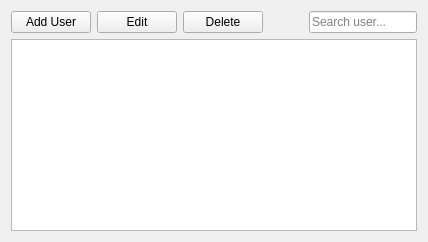
<?xml version="1.0" encoding="UTF-8"?>
<ui version="4.0">
 <class>UsersViewForm</class>
 <widget class="QWidget" name="UsersViewForm">
  <property name="windowTitle">
   <string>Users</string>
  </property>
  <layout class="QVBoxLayout" name="verticalLayout_root">
   <item>
    <layout class="QHBoxLayout" name="horizontalLayout_top">
     <item>
      <widget class="QPushButton" name="btnAddUser">
       <property name="text">
        <string>Add User</string>
       </property>
      </widget>
     </item>
     <item>
      <widget class="QPushButton" name="btnEditUser">
       <property name="text">
        <string>Edit</string>
       </property>
      </widget>
     </item>
     <item>
      <widget class="QPushButton" name="btnDeleteUser">
       <property name="text">
        <string>Delete</string>
       </property>
      </widget>
     </item>
     <item>
      <spacer name="horizontalSpacer_top">
       <property name="orientation">
        <enum>Qt::Horizontal</enum>
       </property>
       <property name="sizeHint" stdset="0">
        <size>
         <width>40</width>
         <height>20</height>
        </size>
       </property>
      </spacer>
     </item>
     <item>
      <widget class="QLineEdit" name="txtSearchUser">
       <property name="placeholderText">
        <string>Search user...</string>
       </property>
      </widget>
     </item>
    </layout>
   </item>
   <item>
    <widget class="QTableWidget" name="tblUsers">
     <property name="alternatingRowColors">
      <bool>true</bool>
     </property>
     <property name="selectionBehavior">
      <enum>QAbstractItemView::SelectRows</enum>
     </property>
     <property name="selectionMode">
      <enum>QAbstractItemView::SingleSelection</enum>
     </property>
    </widget>
   </item>
  </layout>
 </widget>
 <resources/>
 <connections/>
</ui>
